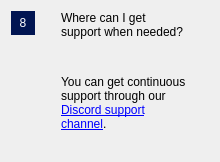
                 <widget class="QWidget" name="widgetFaq8" native="true">
                  <layout class="QHBoxLayout" name="horizontalpage_8" stretch="0,1">
                   <item alignment="Qt::AlignTop">
                    <widget class="QLabel" name="labelNumber8">
                     <property name="minimumSize">
                      <size>
                       <width>24</width>
                       <height>24</height>
                      </size>
                     </property>
                     <property name="maximumSize">
                      <size>
                       <width>16777215</width>
                       <height>24</height>
                      </size>
                     </property>
                     <property name="styleSheet">
                      <string notr="true">background-color:#011552;
color: white;</string>
                     </property>
                     <property name="text">
                      <string>8</string>
                     </property>
                     <property name="alignment">
                      <set>Qt::AlignCenter</set>
                     </property>
                    </widget>
                   </item>
                   <item>
                    <layout class="QVBoxLayout" name="verticalLayoutpage_8">
                     <property name="leftMargin">
                      <number>20</number>
                     </property>
                     <property name="rightMargin">
                      <number>20</number>
                     </property>
                     <item>
                      <widget class="QLabel" name="labelSubtitle8">
                       <property name="text">
                        <string>Where can I get support when needed?</string>
                       </property>
                       <property name="wordWrap">
                        <bool>true</bool>
                       </property>
                      </widget>
                     </item>
                     <item>
                      <spacer name="verticalSpacer_80">
                       <property name="orientation">
                        <enum>Qt::Vertical</enum>
                       </property>
                       <property name="sizeType">
                        <enum>QSizePolicy::Fixed</enum>
                       </property>
                       <property name="sizeHint" stdset="0">
                        <size>
                         <width>20</width>
                         <height>30</height>
                        </size>
                       </property>
                      </spacer>
                     </item>
                     <item>
                      <widget class="QLabel" name="labelContent8">
                       <property name="text">
                        <string>&lt;html&gt;&lt;head/&gt;&lt;body&gt;&lt;p&gt;You can get continuous support through our &lt;a href=&quot;https://sinovate.io/links/discord&quot;&gt;&lt;span style=&quot; text-decoration: underline; color:#0000ff;&quot;&gt;Discord support channel&lt;/span&gt;&lt;/a&gt;.&lt;/p&gt;&lt;/body&gt;&lt;/html&gt;</string>
                       </property>
                       <property name="alignment">
                        <set>Qt::AlignLeading|Qt::AlignLeft|Qt::AlignTop</set>
                       </property>
                       <property name="wordWrap">
                        <bool>true</bool>
                       </property>
                      </widget>
                     </item>
                     <item>
                      <spacer name="verticalSpacer_81">
                       <property name="orientation">
                        <enum>Qt::Vertical</enum>
                       </property>
                       <property name="sizeHint" stdset="0">
                        <size>
                         <width>20</width>
                         <height>20</height>
                        </size>
                       </property>
                      </spacer>
                     </item>
                    </layout>
                   </item>
                  </layout>
                 </widget>
